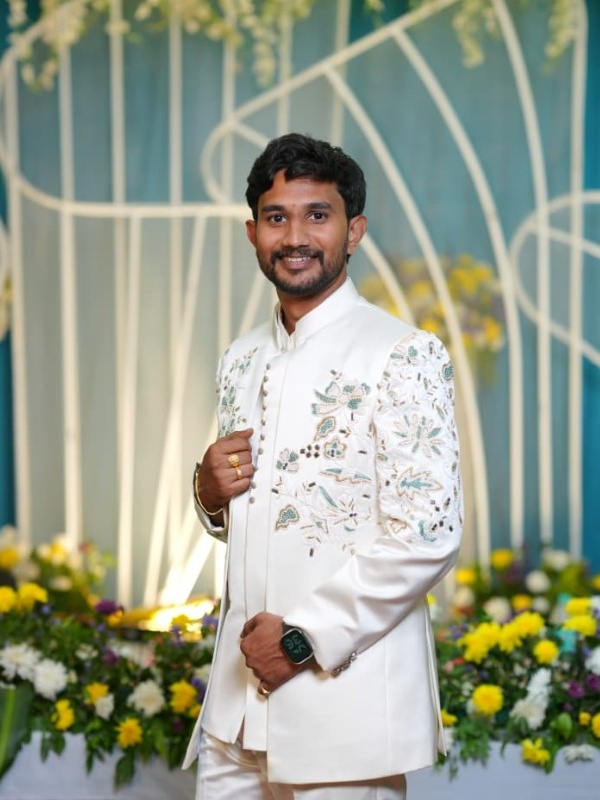
#> input picture assets/venkatesh-groom-portrait.jpg, 600 x 800 px
$ python generate_metadata_banner.py
#> lines starting #> are read from the running program, lines starting #| are printed output that depends on the picture
import os
from PIL import Image, ImageDraw, ImageFont, ImageEnhance

def generate_banners():
    base_dir = os.path.dirname(os.path.abspath(__file__))
    assets_dir = os.path.join(base_dir, 'assets')
    font_dir = 'C:/Windows/Fonts'

    width = 1200
    height = 630

    # Typography
    f_shloka = ImageFont.truetype(os.path.join(font_dir, 'georgia.ttf'), 15)
    f_title = ImageFont.truetype(os.path.join(font_dir, 'georgiab.ttf'), 19)
    f_name_big = ImageFont.truetype(os.path.join(font_dir, 'georgiab.ttf'), 36)
    f_weds = ImageFont.truetype(os.path.join(font_dir, 'georgiai.ttf'), 22)
    f_date = ImageFont.truetype(os.path.join(font_dir, 'georgiab.ttf'), 21)
    f_time = ImageFont.truetype(os.path.join(font_dir, 'georgia.ttf'), 16)
    f_venue_bold = ImageFont.truetype(os.path.join(font_dir, 'georgiab.ttf'), 15)
    f_venue = ImageFont.truetype(os.path.join(font_dir, 'georgiai.ttf'), 14)
    f_btn = ImageFont.truetype(os.path.join(font_dir, 'georgiab.ttf'), 14)
    f_card_name = ImageFont.truetype(os.path.join(font_dir, 'georgiab.ttf'), 16)
    f_card_role = ImageFont.truetype(os.path.join(font_dir, 'georgiai.ttf'), 13)

    # Royal Navy Blue & Gold Palette
    bg_color = (12, 28, 64)       # Solid plain luxury royal navy
    gold = (212, 175, 55)         # Classic Gold
    bright_gold = (255, 223, 110) # Bright Gold
    deep_gold = (180, 140, 35)    # Deep Gold
    card_bg = (7, 18, 42)         # Deep contrast card background

    base = Image.new('RGB', (width, height), bg_color)
    draw = ImageDraw.Draw(base)

    # Double Gold Borders
    draw.rectangle([18, 18, width - 18, height - 18], outline=gold, width=2)
    draw.rectangle([24, 24, width - 24, height - 24], outline=deep_gold, width=1)
    for cx, cy in [(21, 21), (width - 21, 21), (21, height - 21), (width - 21, height - 21)]:
        draw.rectangle([cx - 4, cy - 4, cx + 4, cy + 4], fill=bright_gold)

    # Left Column: Couple Portrait Cards
    card_w = 200
    card_h = 450
    card_y = 90

    def draw_card(img_path, name, role, x, y):
#> called with img_path = 'assets/venkatesh-groom-portrait.jpg', name = 'Venkatesh', role = 'The Groom', x = 44, y = 90
        c_img = Image.new('RGBA', (card_w, card_h), (0, 0, 0, 0))
#> c_img: PIL image 200x450 RGBA; every value is 0
        c_draw = ImageDraw.Draw(c_img)
        c_draw.rounded_rectangle([0, 0, card_w, card_h], radius=16, fill=(*card_bg, 255), outline=gold, width=2)
        c_draw.rounded_rectangle([3, 3, card_w - 3, card_h - 3], radius=14, outline=deep_gold, width=1)

        photo_w = card_w - 14
        photo_h = card_h - 76
        if os.path.exists(img_path):
            raw = Image.open(img_path).convert('RGB')
#> raw is the input picture: PIL image 600x800 RGB; mean R, G, B 154, 159.5, 142.9
            target_ratio = photo_w / photo_h
            raw_w, raw_h = raw.size
#> raw_w = 600; raw_h = 800
            raw_ratio = raw_w / raw_h
#> raw_ratio = 0.75
            if raw_ratio > target_ratio:
                new_w = int(raw_h * target_ratio)
#> new_w = 397
                left = (raw_w - new_w) // 2
#> left = 101
                raw = raw.crop((left, 0, left + new_w, raw_h))
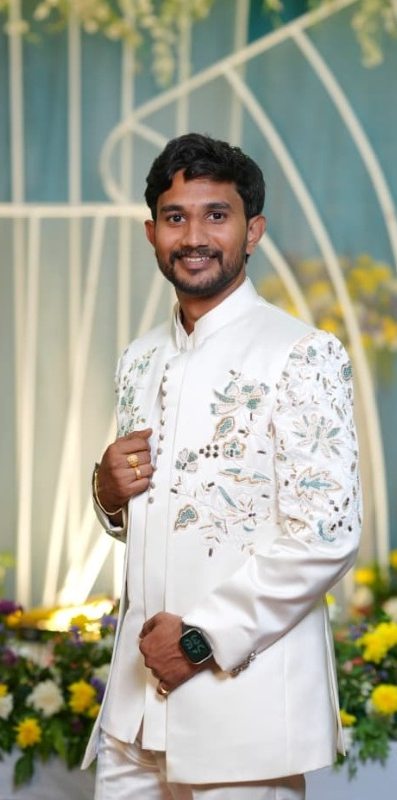
#> raw: PIL image 397x800 RGB; mean R, G, B 168.4, 169.5, 154.7
            else:
                new_h = int(raw_w / target_ratio)
                top = max(0, int((raw_h - new_h) * 0.15))
                raw = raw.crop((0, top, raw_w, top + new_h))
            enhancer = ImageEnhance.Sharpness(raw)
            sharp = enhancer.enhance(1.15)
            scaled = sharp.resize((photo_w, photo_h), Image.Resampling.LANCZOS)
            mask = Image.new('L', (photo_w, photo_h), 0)
#> mask: PIL image 186x374 L; every value is 0
            m_draw = ImageDraw.Draw(mask)
            m_draw.rounded_rectangle([0, 0, photo_w, photo_h], radius=12, fill=255)
            c_img.paste(scaled, (7, 7), mask)
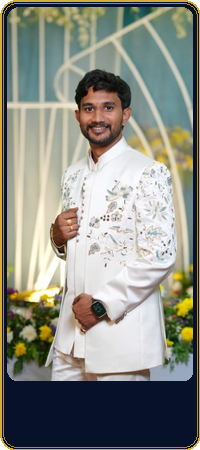
#> c_img: PIL image 200x450 RGBA; mean R, G, B, A 138.1, 139.8, 128.9, 254.5; transparent parts drawn white
            c_draw.rounded_rectangle([7, 7, card_w - 7, photo_h], radius=12, outline=deep_gold, width=1)

        bbox_n = c_draw.textbbox((0, 0), name, font=f_card_name)
#> bbox_n = (0, 3, 83, 15)
        nw = bbox_n[2] - bbox_n[0]
#> nw = 83
        c_draw.text(((card_w - nw) // 2 + 1, photo_h + 13), name, fill=(0, 0, 0), font=f_card_name)
        c_draw.text(((card_w - nw) // 2, photo_h + 12), name, fill=(255, 245, 210), font=f_card_name)

        bbox_r = c_draw.textbbox((0, 0), role, font=f_card_role)
#> bbox_r = (-1, 2, 72, 13)
        rw = bbox_r[2] - bbox_r[0]
#> rw = 73
        c_draw.text(((card_w - rw) // 2, photo_h + 34), role, fill=bright_gold, font=f_card_role)

        base.paste(c_img, (x, y), c_img)

    draw_card(os.path.join(assets_dir, 'venkatesh-groom-portrait.jpg'), 'Venkatesh', 'The Groom', 44, card_y)
    draw_card(os.path.join(assets_dir, 'priyanka-bride-portrait.jpg'), 'Devi Priyanka', 'The Bride', 260, card_y)
#> call 2 of draw_card, with img_path = 'assets/priyanka-bride-portrait.jpg', name = 'Devi Priyanka', role = 'The Bride', x = 260, y = 90
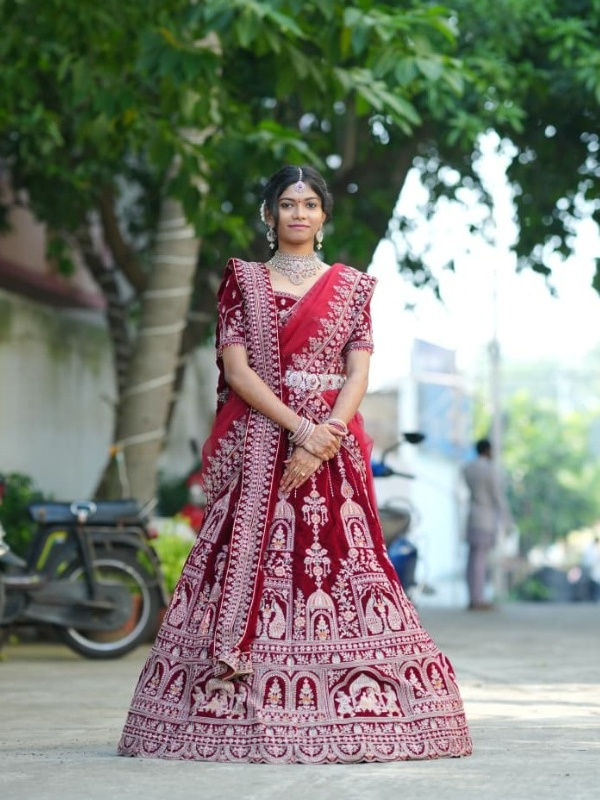
#> input picture assets/priyanka-bride-portrait.jpg, 600 x 800 px
#> in draw_card, raw is the input picture: PIL image 600x800 RGB; mean R, G, B 127.4, 129.1, 120.2
#> in draw_card (call 2), `scaled = sharp.resize((photo_w, photo_h), Image.Resampling.LANCZOS)`:
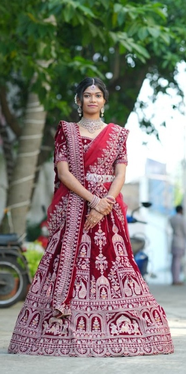
#> scaled: PIL image 186x374 RGB; mean R, G, B 130.6, 124.8, 118.1
#> in draw_card (call 2), `c_img.paste(scaled, (7, 7), mask)`:
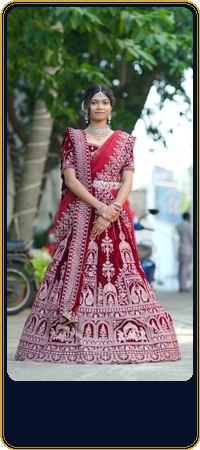
#> c_img: PIL image 200x450 RGBA; mean R, G, B, A 109.2, 105.4, 100.8, 254.5; transparent parts drawn white
#> in draw_card (call 2), `bbox_n = c_draw.textbbox((0, 0), name, font=f_card_name)`: bbox_n = (0, 3, 110, 18)
#> in draw_card (call 2), `nw = bbox_n[2] - bbox_n[0]`: nw = 110
#> in draw_card (call 2), `bbox_r = c_draw.textbbox((0, 0), role, font=f_card_role)`: bbox_r = (-1, 2, 62, 13)
#> in draw_card (call 2), `rw = bbox_r[2] - bbox_r[0]`: rw = 63
#> in draw_card (call 2), `base.paste(c_img, (x, y), c_img)`:
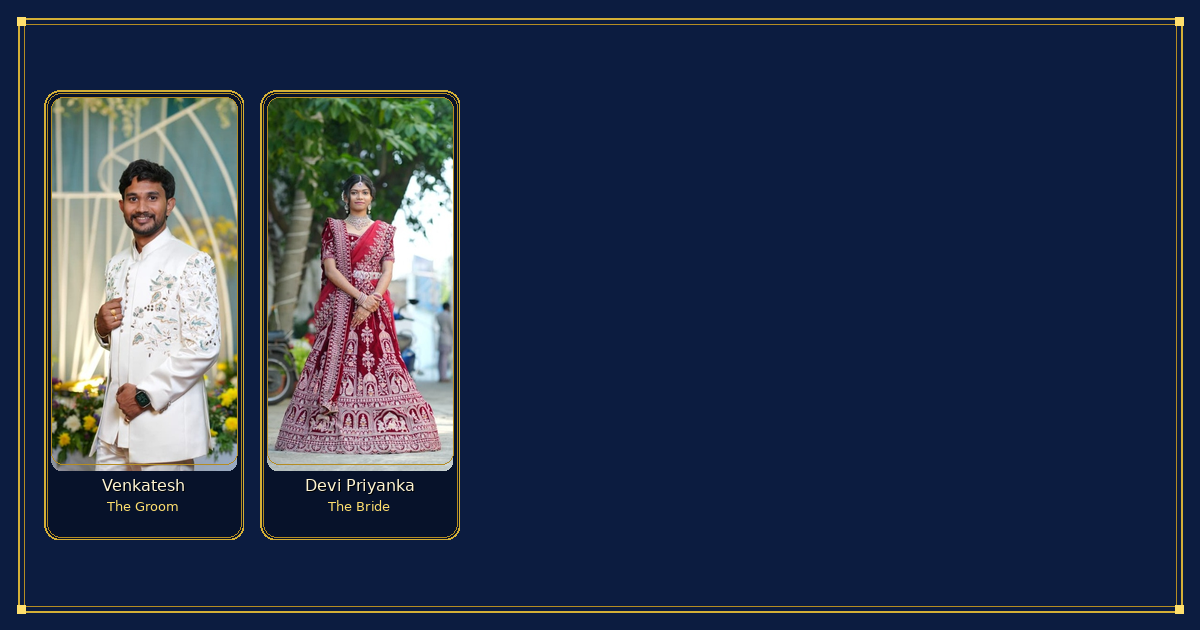
#> base: PIL image 1200x630 RGB; mean R, G, B 41.9, 52.9, 75.9

    # Right Content Area
    content_left = 480
    content_right = width - 40
    center_x = (content_left + content_right) // 2

    def draw_c(text, y, font, fill):
#> called with y = 60, fill = (255, 230, 140)
        bbox = draw.textbbox((0, 0), text, font=font)
#> bbox = (0, 3, 414, 18)
        w = bbox[2] - bbox[0]
#> w = 414
        draw.text((center_x - w // 2, y), text, font=font, fill=fill)
        return bbox[3] - bbox[1]

    draw_c('||  SRIRASTHU · SHUBHAMASTHU · AVIGHNAMASTHU  ||', 60, f_shloka, (255, 230, 140))
    draw_c('WEDDING CELEBRATION INVITATION', 88, f_title, bright_gold)

    draw.line([(center_x - 170, 118), (center_x + 170, 118)], fill=gold, width=1)
    draw.polygon([(center_x, 114), (center_x + 4, 118), (center_x, 122), (center_x - 4, 118)], fill=bright_gold)

    # Stacked Names
    draw_c('Venkatesh', 134, f_name_big, (255, 255, 255))
    draw_c('—  weds  —', 180, f_weds, bright_gold)
    draw_c('Devi Priyanka', 212, f_name_big, (255, 255, 255))

    draw.line([(center_x - 140, 268), (center_x + 140, 268)], fill=deep_gold, width=1)

    draw_c('12th December 2026', 290, f_date, bright_gold)
    draw_c('Sumuhurtham: Saturday, 12 Dec 2026 at 8:32 PM', 328, f_time, (245, 240, 225))
    draw_c('Sri Markandeya Padmashali Kalyanamandapam', 356, f_venue_bold, (255, 230, 140))
    draw_c('GR AC Hall, Mangalagiri', 382, f_venue, (230, 225, 210))

    btn_w = 440
#> btn_w = 440
    btn_h = 44
    bx1 = center_x - (btn_w // 2)
#> bx1 = 600
    by1 = 432
    draw.rounded_rectangle([bx1, by1, bx1 + btn_w, by1 + btn_h], radius=22, fill=(19, 57, 121), outline=gold, width=2)
    draw.rounded_rectangle([bx1 + 2, by1 + 2, bx1 + btn_w - 2, by1 + btn_h - 2], radius=20, outline=bright_gold, width=1)
    btn_txt = 'TAP TO OPEN INVITATION & RSVP'
    bbox_b = draw.textbbox((0, 0), btn_txt, font=f_btn)
#> bbox_b = (-1, 3, 232, 13)
    bw = bbox_b[2] - bbox_b[0]
#> bw = 233
    bh = bbox_b[3] - bbox_b[1]
#> bh = 10
    draw.text((center_x - bw // 2, by1 + (btn_h - bh) // 2 - 2), btn_txt, font=f_btn, fill=(255, 255, 255))

    # Wedding Hashtag at bottom
    draw_c('#VenkateshWedsPriyanka', 496, f_time, bright_gold)

    # Save to assets
    banner_path = os.path.join(assets_dir, 'og-wedding-banner.jpg')
    base.save(banner_path, 'JPEG', quality=95, optimize=True)
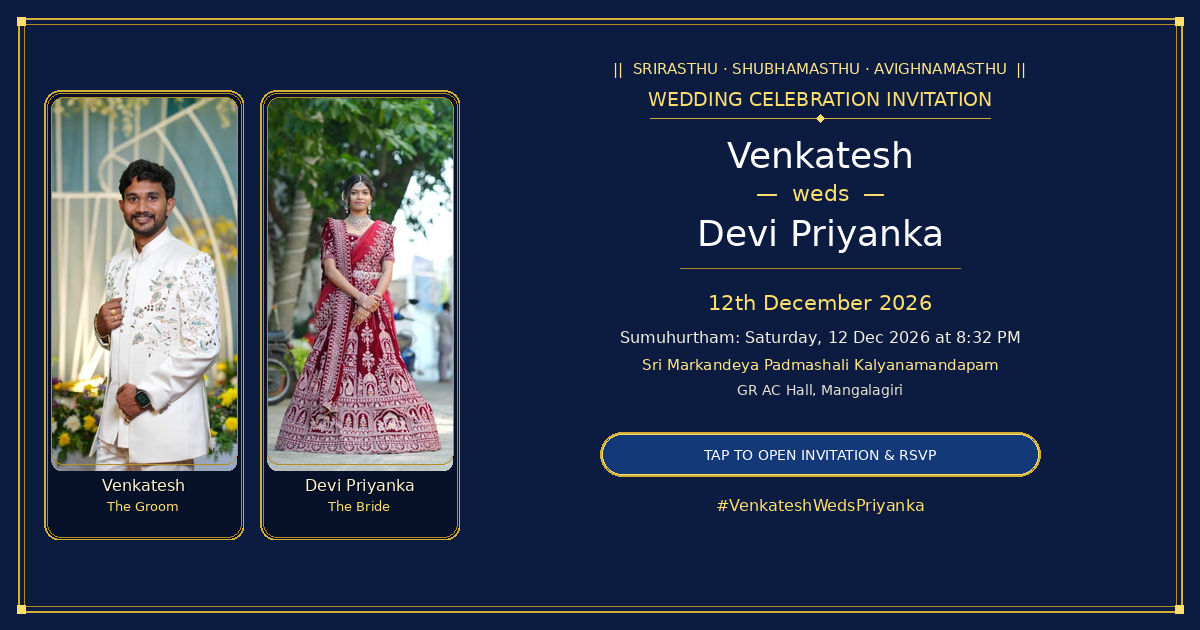
#> saved as og-wedding-banner.jpg: PIL image 1200x630 RGB; mean R, G, B 46.7, 57.4, 79
    banner_v3 = os.path.join(assets_dir, 'og-wedding-banner-v3.jpg')
    base.save(banner_v3, 'JPEG', quality=95, optimize=True)

    print(f'Metadata share image created: {banner_path} ({os.path.getsize(banner_path)/1024:.1f} KB)')
#| Metadata share image created: assets/og-wedding-banner.jpg (168.5 KB)

if __name__ == '__main__':
    generate_banners()
